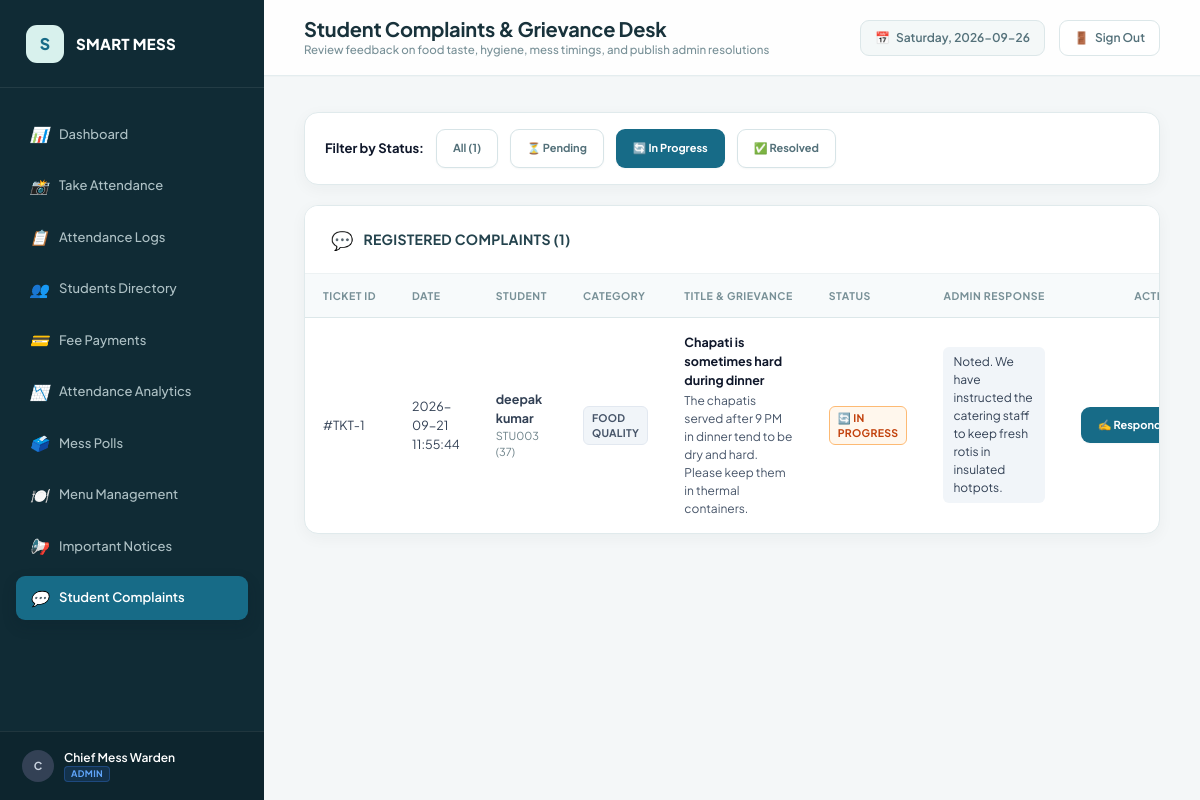
The app's page /admin/complaints?status=In+Progress (signed in) with its own data.
### tables this page shows
CREATE TABLE complaints (
        id INTEGER PRIMARY KEY AUTOINCREMENT,
        complaint_id TEXT UNIQUE NOT NULL,
        student_id TEXT NOT NULL,
        category TEXT NOT NULL,
        title TEXT NOT NULL,
        description TEXT NOT NULL,
        status TEXT DEFAULT 'Pending',
        admin_response TEXT,
        created_at TEXT NOT NULL,
        updated_at TEXT,
        FOREIGN KEY (student_id) REFERENCES students(student_id) ON DELETE CASCADE
    );

CREATE TABLE students (
        id INTEGER PRIMARY KEY AUTOINCREMENT,
        student_id TEXT UNIQUE NOT NULL,
        full_name TEXT NOT NULL,
        roll_number TEXT UNIQUE NOT NULL,
        branch TEXT NOT NULL,
        semester TEXT NOT NULL,
        mobile_number TEXT NOT NULL,
        password_hash TEXT NOT NULL,
        payment_status TEXT DEFAULT 'Unpaid',
        face_registered INTEGER DEFAULT 0,
        face_image_path TEXT,
        registration_date TEXT NOT NULL
    );

### app.py (the view)
@app.route("/admin/complaints")
@admin_required
def admin_complaints():
    status_filter = request.args.get("status", "")
    category_filter = request.args.get("category", "")
    conn = get_db_connection()
    cursor = conn.cursor()
    query = """
    SELECT c.id, c.complaint_id, c.student_id, s.full_name, s.roll_number, s.branch,
           c.category, c.title, c.description, c.status, c.admin_response, c.created_at, c.updated_at
    FROM complaints c
    JOIN students s ON c.student_id = s.student_id
    WHERE 1=1
    """
    params = []
    if status_filter:
        query += " AND c.status = ?"
        params.append(status_filter)
    if category_filter:
        query += " AND c.category = ?"
        params.append(category_filter)
    query += " ORDER BY c.id DESC"
    cursor.execute(query, params)
    complaints = cursor.fetchall()
    conn.close()
    categories = ["Food Quality", "Food Quantity", "Hygiene", "Timing", "Staff Behaviour", "Other"]
    return render_template(
        "admin/complaints.html",
        complaints=complaints,
        categories=categories,
        selected_status=status_filter,
        selected_category=category_filter
    )

### app.py (called while the page is built)
def admin_required(f):
    @wraps(f)
    def decorated_function(*args, **kwargs):
        if "user_role" not in session or session["user_role"] != "admin":
            flash("Admin access required. Please log in as an administrator.", "warning")
            return redirect(url_for("login"))
        return f(*args, **kwargs)
    return decorated_function

@app.context_processor
def inject_global_vars():
    now = datetime.now()
    return {
        "current_year": now.year,
        "current_date": now.strftime("%Y-%m-%d"),
        "current_day": now.strftime("%A"),
        "user_role": session.get("user_role"),
        "user_name": session.get("user_name"),
        "user_id": session.get("user_id"),
        "student_id": session.get("student_id")
    }

### database.py (called while the page is built)
def get_db_connection():
    conn = sqlite3.connect(DB_PATH)
    conn.row_factory = sqlite3.Row
    conn.execute("PRAGMA foreign_keys = ON;")
    return conn

### templates/admin/complaints.html (shortened to what this page needs)
{% extends "base.html" %}
{% block page_title %}Student Complaints & Grievance Desk{% endblock %}
{% block page_subtitle %}Review feedback on food taste, hygiene, mess timings, and publish admin resolutions{% endblock %}
{% block content %}
<div class="card" style="margin-bottom: 20px;">
  <div class="card-body" style="padding: 16px 20px;">
    <form method="GET" action="{{ url_for('admin_complaints') }}" style="display: flex; gap: 12px; align-items: center; flex-wrap: wrap;">
      <span style="font-size: 13px; font-weight: 700; color: #0f172a;">Filter by Status:</span>
      <a href="{{ url_for('admin_complaints') }}" class="btn btn-sm {% if not selected_status %}btn-primary{% else %}btn-secondary{% endif %}">
        All ({{ complaints | length }})
      </a>
      <a href="{{ url_for('admin_complaints', status='Pending') }}" class="btn btn-sm {% if selected_status == 'Pending' %}btn-primary{% else %}btn-secondary{% endif %}">
        ⏳ Pending
      </a>
      <a href="{{ url_for('admin_complaints', status='In Progress') }}" class="btn btn-sm {% if selected_status == 'In Progress' %}btn-primary{% else %}btn-secondary{% endif %}">
        🔄 In Progress
      </a>
      <a href="{{ url_for('admin_complaints', status='Resolved') }}" class="btn btn-sm {% if selected_status == 'Resolved' %}btn-primary{% else %}btn-secondary{% endif %}">
        ✅ Resolved
      </a>
    </form>
  </div>
</div>
<div class="card">
  <div class="card-header">
    <div class="card-title">
      <span>💬</span>
      <h3>Registered Complaints ({{ complaints | length }})</h3>
    </div>
  </div>
  <div class="card-body" style="padding: 0;">
    <div class="table-responsive">
      <table class="custom-table">
        <thead>
          <tr>
            <th>Ticket ID</th>
            <th>Date</th>
            <th>Student</th>
            <th>Category</th>
            <th>Title & Grievance</th>
            <th>Status</th>
            <th>Admin Response</th>
            <th style="text-align: right;">Action</th>
          </tr>
        </thead>
        <tbody>
          {% for c in complaints %}
            <tr>
              <td>#TKT-{{ c['id'] }}</td>
              <td>{{ c['created_at'] }}</td>
              <td>
                <strong>{{ c['full_name'] }}</strong>
                <div style="font-size: 11px; color: var(--text-muted);">{{ c['student_id'] }} ({{ c['roll_number'] }})</div>
              </td>
              <td><span class="badge badge-normal">{{ c['category'] }}</span></td>
              <td style="max-width: 280px;">
                <div style="font-weight: 700; color: #0f172a;">{{ c['title'] }}</div>
                <div style="font-size: 12px; color: #475569; margin-top: 2px;">{{ c['description'] }}</div>
              </td>
              <td>
                {% if c['status'] == 'Pending' %}
                  <span class="badge badge-pending">⏳ Pending</span>
                {% elif c['status'] == 'In Progress' %}
                  <span class="badge badge-high">🔄 In Progress</span>
                {% else %}
                  <span class="badge badge-paid">✅ Resolved</span>
                {% endif %}
              </td>
              <td style="font-size: 12px; color: #334155; max-width: 220px;">
                {% if c['admin_response'] %}
                  <div style="background: #f1f5f9; padding: 6px 10px; border-radius: var(--radius-sm);">
                    {{ c['admin_response'] }}
                  </div>
                {% else %}
                  <span style="color: var(--text-light); font-style: italic;">No response recorded yet</span>
                {% endif %}
              </td>
              <td style="text-align: right;">
                <button
                  class="btn btn-primary btn-sm"
                  onclick="openResponseModal('{{ c['id'] }}', '{{ c['full_name'] }}', '{{ c['status'] }}', '{{ c['admin_response'] or '' }}')"
                >
                  ✍️ Respond
                </button>
              </td>
            </tr>
          {% else %}
            <tr>
              <td colspan="8" style="text-align: center; color: var(--text-muted); padding: 40px;">
                No student complaints found in this category.
              </td>
            </tr>
          {% endfor %}
        </tbody>
      </table>
    </div>
  </div>
</div>
{% endblock %}

### records on screen
complaints: id "1", created_at "2026-09-21 11:55:44", full_name "deepak kumar", student_id "STU003", roll_number "37", category "FOOD QUALITY", title "Chapati is sometimes hard during dinner", description "The chapatis served after 9 PM in dinner tend to be dry and hard. Please keep them in thermal containers.", status "🔄 IN PROGRESS", admin_response "Noted. We have instructed the catering staff to keep fresh rotis in insulated hotpots."

### other values on screen
{{ (user_name[0] if user_name else 'U') | upper }} "C"
{{ user_name or 'User' }} "Chief Mess Warden"
{{ complaints | length }} "1"
